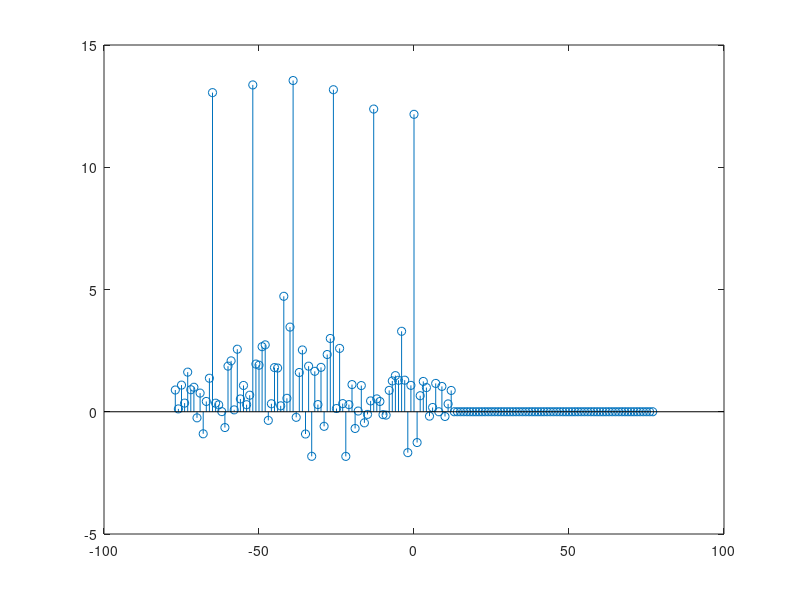

Here is the MATLAB script that generated this plot:
a = [1 1 1 1 1 -1 -1 1 1 -1 1 -1 1];

data = [a a a a a a];

data = awgn(data, 10);

[r, lag] = xcorr(a, data);

stem(lag, r);